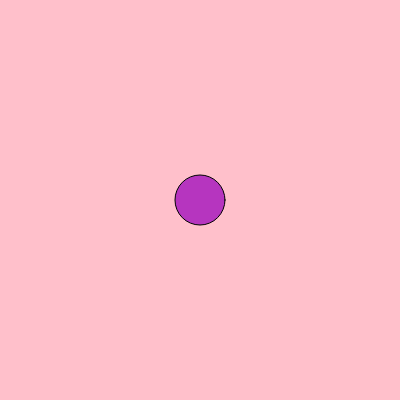
Frame 1 (no input)
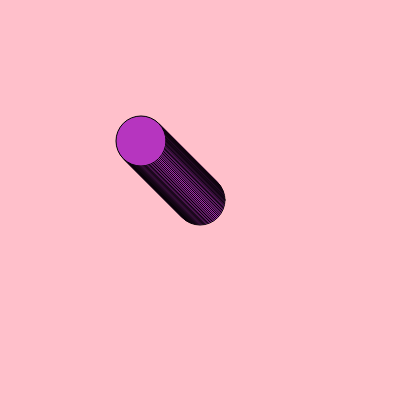
Frame 60 (no input)
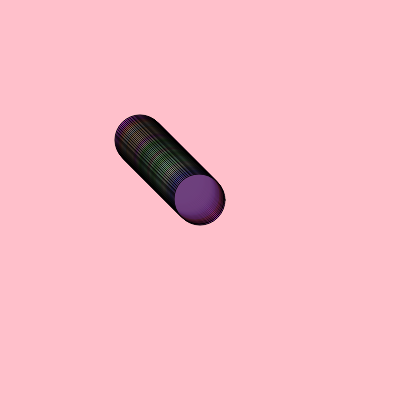
Frame 120 (the mouse pressed at the canvas centre since frame 60)

The p5.js sketch that drew these frames (run headless with seeded random() and noise() and a simulated clock; from frame 60 on, the mouse is pressed at the canvas centre):

// p5.js sketch
// ── sketch.js
let cor;
let posicaoHorizontal; // x
let posicaoVertical; // y

function setup() {
  createCanvas(400, 400);
  background ("pink");
  cor = color (random(0, 255), random(0, 255), random(0, 255));
  posicaoHorizontal = 200;
  posicaoVertical = 200;
}

function draw() {
  fill (cor)
  circle (posicaoHorizontal, posicaoVertical, 50);
  
if (mouseX < posicaoHorizontal) {
    posicaoHorizontal--;

}
  
if (mouseX > posicaoHorizontal) { 
      posicaoHorizontal++;
    
}
  
  if (mouseY < posicaoVertical) {
    posicaoVertical--;
}
  
  if (mouseY > posicaoVertical) {
      posicaoVertical++;
} 

if (mouseIsPressed) {
  cor = color (random(0, 255), random(0, 255), random(0, 255), random(0, 100));
}
}
